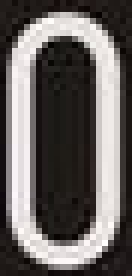
#> input picture angka/0.jpg, 22 x 46 px (shown 6 times larger)
$ python -i find.py   (imports and definitions only)   (older library calls are emulated)
#> lines starting #> are read from the running program, lines starting #| are printed output that depends on the picture; after the words box and inside, x2 and y2 are one past the last pixel; in counts of white or black regions, pixels touching at a corner belong together
import cv2
# Importing the Opencv Library
import numpy as np
# Importing NumPy,which is the fundamental package for scientific computing with Python
from matplotlib import pyplot as plt
import sys
from segmentation import number_segmentation
from predict import predict_plate


# Reading Image
# [2 lines not run here, left out]
# cv2.namedWindow("Original Image",cv2.WINDOW_NORMAL)
# Creating a Named window to display image
# cv2.imshow("Original Image",img)
# Display image

def preprocess_image(img):
    # RGB to Gray scale conversion
    img_gray = cv2.cvtColor(img,cv2.COLOR_RGB2GRAY)


    # Noise removal with iterative bilateral filter(removes noise while preserving edges)
    noise_removal = cv2.bilateralFilter(img_gray,9,75,75)
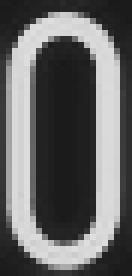
#> noise_removal: shape (46, 22) (shown 6 times larger); min 25, max 223, mean 101.5

    equal_histogram = noise_removal


    # Morphological opening with a rectangular structure element
    kernel = cv2.getStructuringElement(cv2.MORPH_RECT,(3,3))
    morph_image = cv2.morphologyEx(equal_histogram,cv2.MORPH_OPEN,kernel,iterations=3)
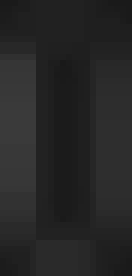
#> morph_image: shape (46, 22) (shown 6 times larger); min 25, max 58, mean 38.1
    #cv2.imshow("Morphological opening",morph_image)


    # Image subtraction(Subtracting the Morphed image from the histogram equalised Image)
    sub_morp_image = cv2.subtract(equal_histogram,morph_image)
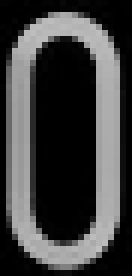
#> sub_morp_image: shape (46, 22) (shown 6 times larger); min 0, max 191, mean 63.4
    #cv2.imshow("Subtraction image", sub_morp_image)


    # Thresholding the image
    ret,thresh_image = cv2.threshold(sub_morp_image,100,255,cv2.THRESH_BINARY+cv2.THRESH_OTSU)
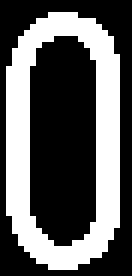
#> thresh_image: shape (46, 22) (shown 6 times larger); 37.1% white; 1 white region, box (x1, y1, x2, y2) and area: (1, 2, 20, 45) 375
#> ret = 83
    # cv2.namedWindow("Image after Thresholding",cv2.WINDOW_NORMAL)
    # Creating a Named window to display image
    # cv2.imshow("Image after Thresholding",thresh_image)
    # Display Image

    #bersih bercak bercak
    kernel = np.ones((2,2), np.uint8)
    eroded_image = cv2.erode(thresh_image,kernel,iterations = 1)
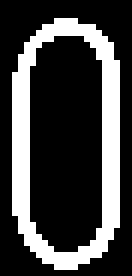
#> eroded_image: shape (46, 22) (shown 6 times larger); 26.4% white; 1 white region, box (x1, y1, x2, y2) and area: (2, 3, 20, 45) 267
    #cv2.namedWindow("erosion", cv2.WINDOW_NORMAL)
    # Creating a Named window to display image
    #cv2.imshow("erosion", thresh_image)

    return thresh_image,eroded_image

# [210 lines left out: functions contouring_img, get_data_rectangle, horizontal_img_proc, vertical_img_proc, crop_plat, not called in this run]
    #cv2.waitKey()

## MAIN
# [1 line that did not run here, left out]
# [1 line that did not run here, left out]

# [1 line that did not run here, left out]

# [1 line that did not run here, left out]

# [1 line that did not run here, left out]
# [1 line that did not run here, left out]

# cv2.imshow('sebelum di crop',copy_img)
#masked_img_binary = crop_plat(kumpulan_x,kumpulan_y,kumpulan_w,kumpulan_h,x_area,y_area,thresh_image)
# [1 line that did not run here, left out]


# [1 line that did not run here, left out]

# [1 line that did not run here, left out]
# [1 line that did not run here, left out]

# [1 line that did not run here, left out]

# [5 lines not run here, left out]

# [1 line that did not run here, left out]

# [8 lines not run here, left out]

>>> import cv2
>>> picture = cv2.cvtColor(cv2.imread('angka/0.jpg'), cv2.COLOR_BGR2RGB)
>>> result = preprocess_image(picture)
